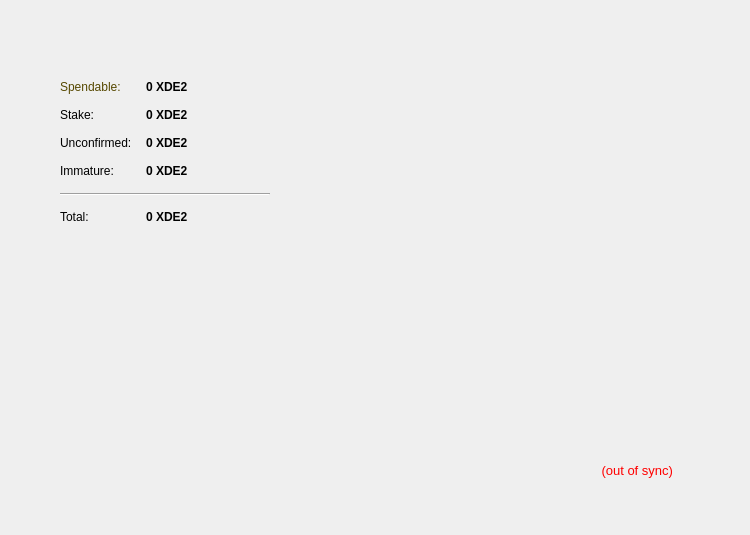
<?xml version="1.0" encoding="UTF-8"?>
<ui version="4.0">
 <class>OverviewPage</class>
 <widget class="QWidget" name="OverviewPage">
  <property name="geometry">
   <rect>
    <x>0</x>
    <y>0</y>
    <width>750</width>
    <height>535</height>
   </rect>
  </property>
  <property name="windowTitle">
   <string>Form</string>
  </property>
  <property name="styleSheet">
   <string notr="true">QLabel { color: #564800; }
background: transparent;</string>
  </property>
  <widget class="QWidget" name="layoutWidget">
   <property name="geometry">
    <rect>
     <x>60</x>
     <y>80</y>
     <width>252</width>
     <height>151</height>
    </rect>
   </property>
   <layout class="QFormLayout" name="formLayout_2">
    <property name="sizeConstraint">
     <enum>QLayout::SetFixedSize</enum>
    </property>
    <property name="fieldGrowthPolicy">
     <enum>QFormLayout::AllNonFixedFieldsGrow</enum>
    </property>
    <property name="horizontalSpacing">
     <number>14</number>
    </property>
    <property name="verticalSpacing">
     <number>14</number>
    </property>
    <property name="rightMargin">
     <number>0</number>
    </property>
    <item row="0" column="0">
     <widget class="QLabel" name="label">
      <property name="palette">
       <palette>
        <active>
         <colorrole role="WindowText">
          <brush brushstyle="SolidPattern">
           <color alpha="255">
            <red>86</red>
            <green>72</green>
            <blue>0</blue>
           </color>
          </brush>
         </colorrole>
         <colorrole role="Text">
          <brush brushstyle="SolidPattern">
           <color alpha="255">
            <red>86</red>
            <green>72</green>
            <blue>0</blue>
           </color>
          </brush>
         </colorrole>
         <colorrole role="ButtonText">
          <brush brushstyle="SolidPattern">
           <color alpha="255">
            <red>86</red>
            <green>72</green>
            <blue>0</blue>
           </color>
          </brush>
         </colorrole>
        </active>
        <inactive>
         <colorrole role="WindowText">
          <brush brushstyle="SolidPattern">
           <color alpha="255">
            <red>86</red>
            <green>72</green>
            <blue>0</blue>
           </color>
          </brush>
         </colorrole>
         <colorrole role="Text">
          <brush brushstyle="SolidPattern">
           <color alpha="255">
            <red>86</red>
            <green>72</green>
            <blue>0</blue>
           </color>
          </brush>
         </colorrole>
         <colorrole role="ButtonText">
          <brush brushstyle="SolidPattern">
           <color alpha="255">
            <red>86</red>
            <green>72</green>
            <blue>0</blue>
           </color>
          </brush>
         </colorrole>
        </inactive>
        <disabled>
         <colorrole role="WindowText">
          <brush brushstyle="SolidPattern">
           <color alpha="255">
            <red>86</red>
            <green>72</green>
            <blue>0</blue>
           </color>
          </brush>
         </colorrole>
         <colorrole role="Text">
          <brush brushstyle="SolidPattern">
           <color alpha="255">
            <red>86</red>
            <green>72</green>
            <blue>0</blue>
           </color>
          </brush>
         </colorrole>
         <colorrole role="ButtonText">
          <brush brushstyle="SolidPattern">
           <color alpha="255">
            <red>86</red>
            <green>72</green>
            <blue>0</blue>
           </color>
          </brush>
         </colorrole>
        </disabled>
       </palette>
      </property>
      <property name="text">
       <string>Spendable:</string>
      </property>
     </widget>
    </item>
    <item row="0" column="1">
     <widget class="QLabel" name="labelBalance">
      <property name="font">
       <font>
        <weight>75</weight>
        <bold>true</bold>
       </font>
      </property>
      <property name="cursor">
       <cursorShape>IBeamCursor</cursorShape>
      </property>
      <property name="toolTip">
       <string>Your current spendable balance</string>
      </property>
      <property name="text">
       <string notr="true">0 XDE2</string>
      </property>
      <property name="textInteractionFlags">
       <set>Qt::LinksAccessibleByMouse|Qt::TextSelectableByKeyboard|Qt::TextSelectableByMouse</set>
      </property>
     </widget>
    </item>
    <item row="1" column="0">
     <widget class="QLabel" name="label_6">
      <property name="text">
       <string>Stake:</string>
      </property>
     </widget>
    </item>
    <item row="1" column="1">
     <widget class="QLabel" name="labelStake">
      <property name="font">
       <font>
        <weight>75</weight>
        <bold>true</bold>
       </font>
      </property>
      <property name="cursor">
       <cursorShape>IBeamCursor</cursorShape>
      </property>
      <property name="toolTip">
       <string>Total of coins that was staked, and do not yet count toward the current balance</string>
      </property>
      <property name="text">
       <string notr="true">0 XDE2</string>
      </property>
      <property name="textInteractionFlags">
       <set>Qt::LinksAccessibleByMouse|Qt::TextSelectableByKeyboard|Qt::TextSelectableByMouse</set>
      </property>
     </widget>
    </item>
    <item row="2" column="0">
     <widget class="QLabel" name="label_3">
      <property name="text">
       <string>Unconfirmed:</string>
      </property>
     </widget>
    </item>
    <item row="2" column="1">
     <widget class="QLabel" name="labelUnconfirmed">
      <property name="font">
       <font>
        <weight>75</weight>
        <bold>true</bold>
       </font>
      </property>
      <property name="cursor">
       <cursorShape>IBeamCursor</cursorShape>
      </property>
      <property name="toolTip">
       <string>Total of transactions that have yet to be confirmed, and do not yet count toward the current balance</string>
      </property>
      <property name="text">
       <string notr="true">0 XDE2</string>
      </property>
      <property name="textInteractionFlags">
       <set>Qt::LinksAccessibleByMouse|Qt::TextSelectableByKeyboard|Qt::TextSelectableByMouse</set>
      </property>
     </widget>
    </item>
    <item row="3" column="0">
     <widget class="QLabel" name="labelImmatureText">
      <property name="text">
       <string>Immature:</string>
      </property>
     </widget>
    </item>
    <item row="3" column="1">
     <widget class="QLabel" name="labelImmature">
      <property name="font">
       <font>
        <weight>75</weight>
        <bold>true</bold>
       </font>
      </property>
      <property name="toolTip">
       <string>Mined balance that has not yet matured</string>
      </property>
      <property name="text">
       <string notr="true">0 XDE2</string>
      </property>
      <property name="textInteractionFlags">
       <set>Qt::LinksAccessibleByMouse|Qt::TextSelectableByKeyboard|Qt::TextSelectableByMouse</set>
      </property>
     </widget>
    </item>
    <item row="4" column="0" colspan="2">
     <widget class="Line" name="line">
      <property name="enabled">
       <bool>true</bool>
      </property>
      <property name="sizePolicy">
       <sizepolicy hsizetype="Fixed" vsizetype="Fixed">
        <horstretch>0</horstretch>
        <verstretch>0</verstretch>
       </sizepolicy>
      </property>
      <property name="minimumSize">
       <size>
        <width>210</width>
        <height>4</height>
       </size>
      </property>
      <property name="maximumSize">
       <size>
        <width>300</width>
        <height>4</height>
       </size>
      </property>
      <property name="orientation">
       <enum>Qt::Horizontal</enum>
      </property>
     </widget>
    </item>
    <item row="5" column="0">
     <widget class="QLabel" name="labelTotalText">
      <property name="text">
       <string>Total:</string>
      </property>
     </widget>
    </item>
    <item row="5" column="1">
     <widget class="QLabel" name="labelTotal">
      <property name="font">
       <font>
        <weight>75</weight>
        <bold>true</bold>
       </font>
      </property>
      <property name="cursor">
       <cursorShape>IBeamCursor</cursorShape>
      </property>
      <property name="toolTip">
       <string>Your current total balance</string>
      </property>
      <property name="text">
       <string notr="true">0 XDE2</string>
      </property>
      <property name="textInteractionFlags">
       <set>Qt::LinksAccessibleByMouse|Qt::TextSelectableByKeyboard|Qt::TextSelectableByMouse</set>
      </property>
     </widget>
    </item>
   </layout>
  </widget>
  <widget class="QListView" name="listTransactions">
   <property name="geometry">
    <rect>
     <x>349</x>
     <y>70</y>
     <width>321</width>
     <height>381</height>
    </rect>
   </property>
   <property name="sizePolicy">
    <sizepolicy hsizetype="Fixed" vsizetype="Fixed">
     <horstretch>0</horstretch>
     <verstretch>0</verstretch>
    </sizepolicy>
   </property>
   <property name="palette">
    <palette>
     <active>
      <colorrole role="WindowText">
       <brush brushstyle="SolidPattern">
        <color alpha="255">
         <red>86</red>
         <green>72</green>
         <blue>0</blue>
        </color>
       </brush>
      </colorrole>
      <colorrole role="Button">
       <brush brushstyle="SolidPattern">
        <color alpha="0">
         <red>0</red>
         <green>0</green>
         <blue>0</blue>
        </color>
       </brush>
      </colorrole>
      <colorrole role="Text">
       <brush brushstyle="SolidPattern">
        <color alpha="255">
         <red>86</red>
         <green>72</green>
         <blue>0</blue>
        </color>
       </brush>
      </colorrole>
      <colorrole role="ButtonText">
       <brush brushstyle="SolidPattern">
        <color alpha="255">
         <red>86</red>
         <green>72</green>
         <blue>0</blue>
        </color>
       </brush>
      </colorrole>
      <colorrole role="Base">
       <brush brushstyle="NoBrush">
        <color alpha="255">
         <red>0</red>
         <green>0</green>
         <blue>0</blue>
        </color>
       </brush>
      </colorrole>
      <colorrole role="Window">
       <brush brushstyle="SolidPattern">
        <color alpha="0">
         <red>0</red>
         <green>0</green>
         <blue>0</blue>
        </color>
       </brush>
      </colorrole>
     </active>
     <inactive>
      <colorrole role="WindowText">
       <brush brushstyle="SolidPattern">
        <color alpha="255">
         <red>86</red>
         <green>72</green>
         <blue>0</blue>
        </color>
       </brush>
      </colorrole>
      <colorrole role="Button">
       <brush brushstyle="SolidPattern">
        <color alpha="0">
         <red>0</red>
         <green>0</green>
         <blue>0</blue>
        </color>
       </brush>
      </colorrole>
      <colorrole role="Text">
       <brush brushstyle="SolidPattern">
        <color alpha="255">
         <red>86</red>
         <green>72</green>
         <blue>0</blue>
        </color>
       </brush>
      </colorrole>
      <colorrole role="ButtonText">
       <brush brushstyle="SolidPattern">
        <color alpha="255">
         <red>86</red>
         <green>72</green>
         <blue>0</blue>
        </color>
       </brush>
      </colorrole>
      <colorrole role="Base">
       <brush brushstyle="NoBrush">
        <color alpha="255">
         <red>0</red>
         <green>0</green>
         <blue>0</blue>
        </color>
       </brush>
      </colorrole>
      <colorrole role="Window">
       <brush brushstyle="SolidPattern">
        <color alpha="0">
         <red>0</red>
         <green>0</green>
         <blue>0</blue>
        </color>
       </brush>
      </colorrole>
     </inactive>
     <disabled>
      <colorrole role="WindowText">
       <brush brushstyle="SolidPattern">
        <color alpha="255">
         <red>86</red>
         <green>72</green>
         <blue>0</blue>
        </color>
       </brush>
      </colorrole>
      <colorrole role="Button">
       <brush brushstyle="SolidPattern">
        <color alpha="0">
         <red>0</red>
         <green>0</green>
         <blue>0</blue>
        </color>
       </brush>
      </colorrole>
      <colorrole role="Text">
       <brush brushstyle="SolidPattern">
        <color alpha="255">
         <red>86</red>
         <green>72</green>
         <blue>0</blue>
        </color>
       </brush>
      </colorrole>
      <colorrole role="ButtonText">
       <brush brushstyle="SolidPattern">
        <color alpha="255">
         <red>86</red>
         <green>72</green>
         <blue>0</blue>
        </color>
       </brush>
      </colorrole>
      <colorrole role="Base">
       <brush brushstyle="NoBrush">
        <color alpha="255">
         <red>0</red>
         <green>0</green>
         <blue>0</blue>
        </color>
       </brush>
      </colorrole>
      <colorrole role="Window">
       <brush brushstyle="SolidPattern">
        <color alpha="0">
         <red>0</red>
         <green>0</green>
         <blue>0</blue>
        </color>
       </brush>
      </colorrole>
     </disabled>
    </palette>
   </property>
   <property name="styleSheet">
    <string notr="true">QListView { background: transparent; color: #564800 }</string>
   </property>
   <property name="frameShape">
    <enum>QFrame::NoFrame</enum>
   </property>
   <property name="verticalScrollBarPolicy">
    <enum>Qt::ScrollBarAlwaysOff</enum>
   </property>
   <property name="horizontalScrollBarPolicy">
    <enum>Qt::ScrollBarAlwaysOff</enum>
   </property>
   <property name="selectionMode">
    <enum>QAbstractItemView::NoSelection</enum>
   </property>
  </widget>
  <widget class="QLabel" name="label_2">
   <property name="geometry">
    <rect>
     <x>0</x>
     <y>0</y>
     <width>757</width>
     <height>535</height>
    </rect>
   </property>
   <property name="palette">
    <palette>
     <active>
      <colorrole role="WindowText">
       <brush brushstyle="SolidPattern">
        <color alpha="255">
         <red>86</red>
         <green>72</green>
         <blue>0</blue>
        </color>
       </brush>
      </colorrole>
      <colorrole role="Text">
       <brush brushstyle="SolidPattern">
        <color alpha="255">
         <red>86</red>
         <green>72</green>
         <blue>0</blue>
        </color>
       </brush>
      </colorrole>
      <colorrole role="ButtonText">
       <brush brushstyle="SolidPattern">
        <color alpha="255">
         <red>86</red>
         <green>72</green>
         <blue>0</blue>
        </color>
       </brush>
      </colorrole>
     </active>
     <inactive>
      <colorrole role="WindowText">
       <brush brushstyle="SolidPattern">
        <color alpha="255">
         <red>86</red>
         <green>72</green>
         <blue>0</blue>
        </color>
       </brush>
      </colorrole>
      <colorrole role="Text">
       <brush brushstyle="SolidPattern">
        <color alpha="255">
         <red>86</red>
         <green>72</green>
         <blue>0</blue>
        </color>
       </brush>
      </colorrole>
      <colorrole role="ButtonText">
       <brush brushstyle="SolidPattern">
        <color alpha="255">
         <red>86</red>
         <green>72</green>
         <blue>0</blue>
        </color>
       </brush>
      </colorrole>
     </inactive>
     <disabled>
      <colorrole role="WindowText">
       <brush brushstyle="SolidPattern">
        <color alpha="255">
         <red>86</red>
         <green>72</green>
         <blue>0</blue>
        </color>
       </brush>
      </colorrole>
      <colorrole role="Text">
       <brush brushstyle="SolidPattern">
        <color alpha="255">
         <red>86</red>
         <green>72</green>
         <blue>0</blue>
        </color>
       </brush>
      </colorrole>
      <colorrole role="ButtonText">
       <brush brushstyle="SolidPattern">
        <color alpha="255">
         <red>86</red>
         <green>72</green>
         <blue>0</blue>
        </color>
       </brush>
      </colorrole>
     </disabled>
    </palette>
   </property>
   <property name="text">
    <string/>
   </property>
   <property name="alignment">
    <set>Qt::AlignCenter</set>
   </property>
  </widget>
  <widget class="QWidget" name="verticalLayoutWidget">
   <property name="geometry">
    <rect>
     <x>470</x>
     <y>510</y>
     <width>281</width>
     <height>23</height>
    </rect>
   </property>
   <layout class="QHBoxLayout" name="horizontalLayout">
    <property name="spacing">
     <number>0</number>
    </property>
   </layout>
  </widget>
  <widget class="QLabel" name="labelWalletStatus">
   <property name="geometry">
    <rect>
     <x>460</x>
     <y>460</y>
     <width>221</width>
     <height>21</height>
    </rect>
   </property>
   <property name="font">
    <font>
     <pointsize>10</pointsize>
    </font>
   </property>
   <property name="toolTip">
    <string>The displayed information may be out of date. Your wallet automatically synchronizes with the XDE2Coin network after a connection is established, but this process has not completed yet.</string>
   </property>
   <property name="layoutDirection">
    <enum>Qt::LeftToRight</enum>
   </property>
   <property name="styleSheet">
    <string notr="true">QLabel { color: red; padding-right: 5px; }</string>
   </property>
   <property name="text">
    <string notr="true">(out of sync)</string>
   </property>
   <property name="alignment">
    <set>Qt::AlignRight|Qt::AlignTrailing|Qt::AlignVCenter</set>
   </property>
  </widget>
  <zorder>label_2</zorder>
  <zorder>layoutWidget</zorder>
  <zorder>listTransactions</zorder>
  <zorder>verticalLayoutWidget</zorder>
  <zorder>labelWalletStatus</zorder>
 </widget>
 <resources/>
 <connections/>
</ui>
